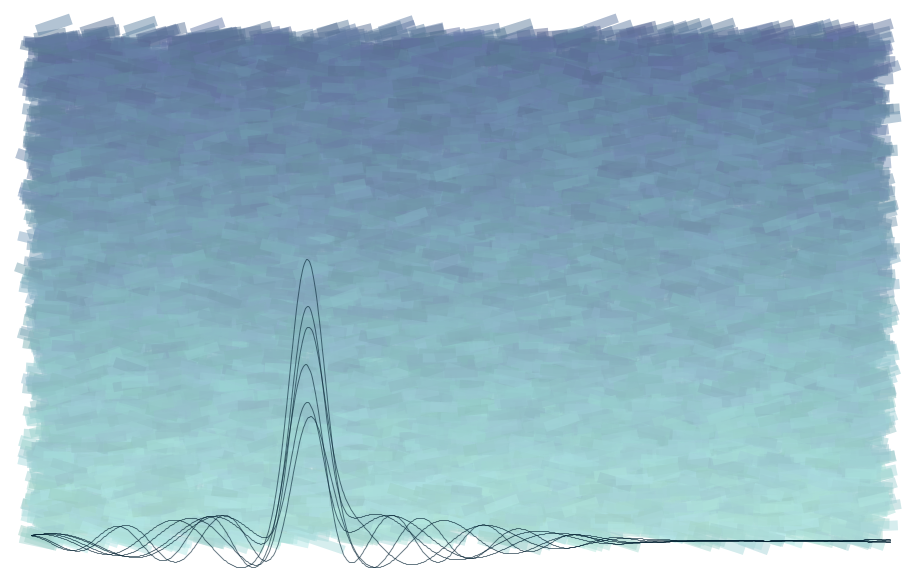
Frame 1 (no input)
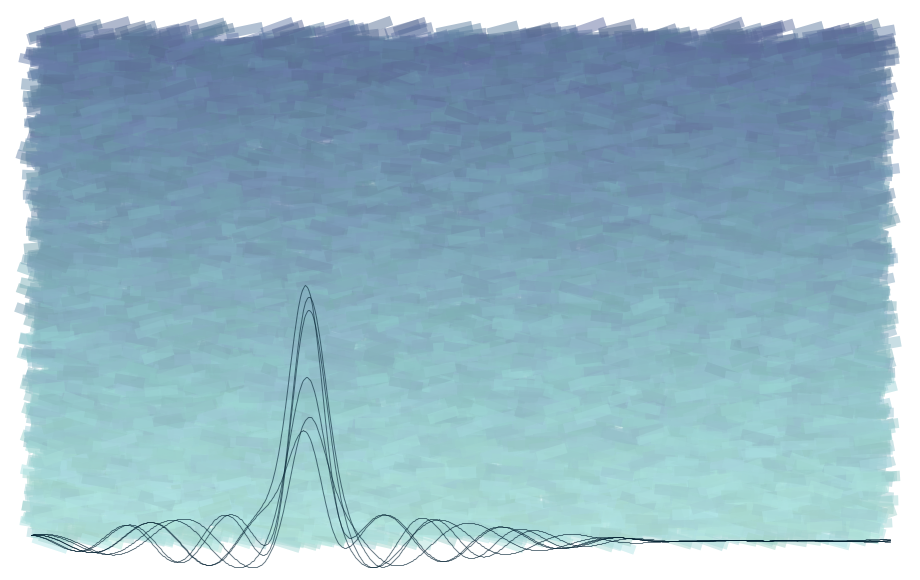
Frame 2 (the mouse pressed at the canvas centre, redrawn once)

The Processing sketch that drew these frames (run headless with seeded random() and noise(); the mouse was pressed at the canvas centre and the sketch redrawn once):

// Processing sketch: sketch_181027a
// ── sketch_181027a.pde
float stepX;
float stepY;
float halfStepX;
float halfStepY;
float quarterStepX;
float quarterStepY;
float lastY;

int padding;

void setup(){
  size(920, 580);
  noLoop();
  colorMode(HSB, 360, 100, 100, 100);
  padding = width/30;
  
  stepX = width/30;
  stepY = height/60;
  halfStepX = stepX/2;
  halfStepY = stepY/2;
  quarterStepX = stepX/4;
  quarterStepY = stepY/4;
  
  lastY = height - padding*2 + stepY;
}

void draw(){
  background(0, 0, 100);
  
  noStroke();
  for(int i = 0; i < 10; i++){
    sky();
  }
  
  landscape();
}

void landscape(){
  for(int i = 0; i < 6; i++){
    float freq = random(5, 10);
    float ampl = random(height/10, height/2);
    waves(freq, ampl);
  }
}

void waves(float freq, float ampl){
  noFill();
  stroke(200, 90, 20, 60);
  beginShape();
  for(int x = width - padding; x > padding; x -= 1){
    
    float angleY = sin(radians(map(x, 0, width, 0, 360 * freq) + 180));
    float angleY2 = sin(radians(map(x, 0, width, 0, 360/2) + 30));
    float angleY3 = sin(radians(map(x, 0, width, 180, 360) + 30));
    
    // angleY3 to the [odd number] will make the wave go up
    // large numbers make the spike narrow
    float y = (angleY * pow(angleY2, 3) * height/20) + (pow(angleY3, 301) * ampl) + height - padding - stepY;
    vertex(x, y);
  }
  endShape();
}

void sky(){
  for(float x = padding; x < width - padding*2; x += stepX){
    for(float y = padding; y < height - padding*2; y += stepY){
      float angle = radians(20);
      float angleRadians = random(-angle, angle);
      float offsetX = random(-halfStepX, halfStepX);
      float offsetY = random(-halfStepY, halfStepY);
      float offsetW = random(quarterStepX);
      float offsetH = random(quarterStepY);

      float hueOffset = random(-10, 10);
      float brightnessOffset = random(-5, 5);
      
      float hue = map(y, 0, height, 220, 170) + hueOffset;
      float saturation = map(y, 0, height, 40, 20);
      float brightness = map(y, 0, height, 60, 90) + brightnessOffset;
      
      pushMatrix();
      fill(hue, saturation, brightness, 50);
      translate(x - halfStepX + offsetX, y - halfStepY + offsetY);
      rotate(angleRadians);
      rect(
        halfStepX + quarterStepX,
        halfStepY + quarterStepX,
        stepX + offsetW,
        stepY + offsetH
      );
      popMatrix();
    }
  }
}

void keyPressed(){
  if(key == 'r'){
    println(key);
  }
}
